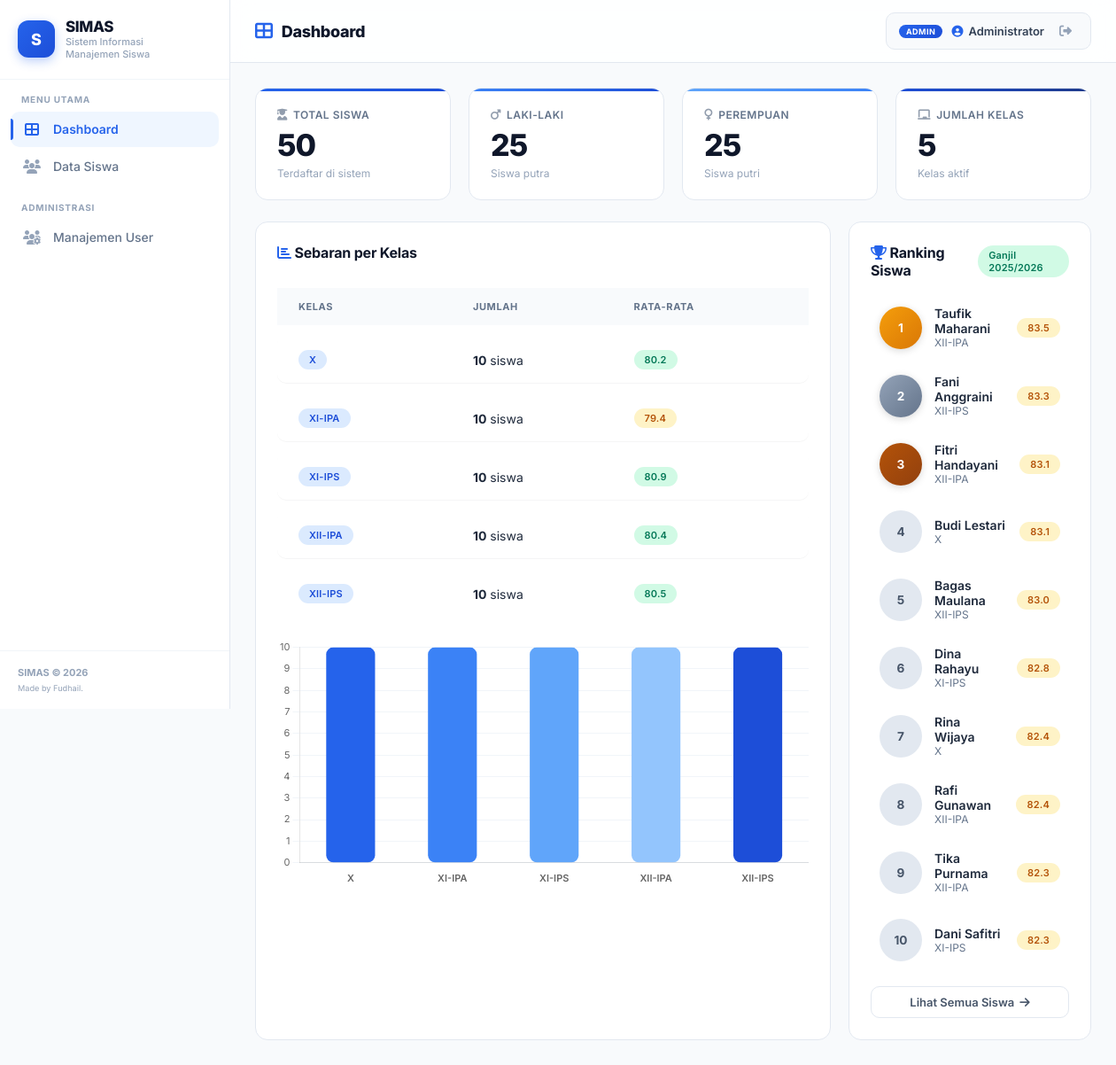
The page / (signed in) on the database its author committed.
### tables this page shows
CREATE TABLE users (
            id INTEGER PRIMARY KEY AUTOINCREMENT,
            username TEXT UNIQUE NOT NULL,
            password TEXT NOT NULL,
            nama_lengkap TEXT NOT NULL,
            role TEXT NOT NULL DEFAULT 'user',
            is_active INTEGER NOT NULL DEFAULT 1,
            created_at TIMESTAMP DEFAULT CURRENT_TIMESTAMP
        );

CREATE TABLE siswa (
            id INTEGER PRIMARY KEY AUTOINCREMENT,
            nis TEXT UNIQUE NOT NULL,
            nama TEXT NOT NULL,
            kelas TEXT NOT NULL,
            jenis_kelamin TEXT NOT NULL,
            tempat_lahir TEXT,
            tanggal_lahir TEXT,
            alamat TEXT,
            no_telp TEXT,
            foto TEXT DEFAULT 'default.png',
            created_at TIMESTAMP DEFAULT CURRENT_TIMESTAMP
        );

### app/routes.py (the view)
@main.route("/")
@login_required
def dashboard():
    conn = get_db()
    total = conn.execute("SELECT COUNT(*) FROM siswa").fetchone()[0]
    laki = conn.execute(
        "SELECT COUNT(*) FROM siswa WHERE jenis_kelamin='L'"
    ).fetchone()[0]
    perempuan = conn.execute(
        "SELECT COUNT(*) FROM siswa WHERE jenis_kelamin='P'"
    ).fetchone()[0]
    kelas_data = conn.execute(
        "SELECT kelas, COUNT(*) as jml FROM siswa GROUP BY kelas"
    ).fetchall()
    siswa_ranking = conn.execute(
        """SELECT s.*, ROUND(AVG(n.nilai_akhir), 1) as rata_rata
           FROM siswa s
           LEFT JOIN nilai n ON s.id = n.siswa_id
           WHERE n.semester = 'Ganjil 2025/2026'
           GROUP BY s.id
           ORDER BY rata_rata DESC
           LIMIT 10"""
    ).fetchall()
    avg_nilai = conn.execute(
        "SELECT s.kelas, ROUND(AVG(n.nilai_akhir),1) as rata FROM siswa s JOIN nilai n ON s.id = n.siswa_id GROUP BY s.kelas"
    ).fetchall()
    conn.close()
    return render_template(
        "dashboard.html",
        total=total,
        laki=laki,
        perempuan=perempuan,
        kelas_data=kelas_data,
        siswa_ranking=siswa_ranking,
        avg_nilai=avg_nilai,
    )

### app/models.py (called while the page is built)
def get_db():
    conn = sqlite3.connect(DATABASE)
    conn.row_factory = sqlite3.Row  # Akses kolom via nama (row['nama'])
    return conn

def load_user_by_id(user_id):
    conn = get_db()
    row = conn.execute("SELECT * FROM users WHERE id = ?", (user_id,)).fetchone()
    conn.close()
    if row:
        return User(row)
    return None

    @property
    def is_active(self):
        return self._is_active

### templates/dashboard.html (shortened to what this page needs)
{% extends "base.html" %}
{% block page_title %}<h1><i class="fas fa-th-large"></i> Dashboard</h1>{% endblock %}
{% block content %}
<div class="stat-grid">
  <div class="stat-card accent-green">
    <div class="stat-label"><i class="fas fa-user-graduate"></i> Total Siswa</div>
    <div class="stat-value">{{ total }}</div>
    <div class="stat-desc">Terdaftar di sistem</div>
  </div>
  <div class="stat-card accent-blue">
    <div class="stat-label"><i class="fas fa-mars"></i> Laki-laki</div>
    <div class="stat-value">{{ laki }}</div>
    <div class="stat-desc">Siswa putra</div>
  </div>
  <div class="stat-card accent-pink">
    <div class="stat-label"><i class="fas fa-venus"></i> Perempuan</div>
    <div class="stat-value">{{ perempuan }}</div>
    <div class="stat-desc">Siswa putri</div>
  </div>
  <div class="stat-card accent-purple">
    <div class="stat-label"><i class="fas fa-chalkboard"></i> Jumlah Kelas</div>
    <div class="stat-value">{{ kelas_data|length }}</div>
    <div class="stat-desc">Kelas aktif</div>
  </div>
</div>
<div class="grid-2">
  <div class="card">
    <div class="card-header">
      <span><i class="fas fa-chart-bar"></i> Sebaran per Kelas</span>
    </div>
    <div class="table-wrap">
      <table class="table">
        <thead><tr><th>Kelas</th><th>Jumlah</th><th>Rata-rata</th></tr></thead>
        <tbody>
          {% for k in kelas_data %}
          <tr>
            <td><span class="badge badge-blue">{{ k.kelas }}</span></td>
            <td><strong>{{ k.jml }}</strong> siswa</td>
            <td>
              {% for a in avg_nilai if a.kelas == k.kelas %}
                <span class="badge {% if a.rata >= 80 %}badge-green{% elif a.rata >= 70 %}badge-yellow{% else %}badge-red{% endif %}">
                  {{ a.rata }}
                </span>
              {% else %}
                <span class="text-muted">-</span>
              {% endfor %}
            </td>
          </tr>
          {% endfor %}
        </tbody>
      </table>
    </div>
    <div class="chart-container">
      <canvas id="kelasChart"></canvas>
    </div>
  </div>
  <div class="card">
    <div class="card-header">
      <span><i class="fas fa-trophy"></i> Ranking Siswa</span>
      <span class="badge badge-green">Ganjil 2025/2026</span>
    </div>
    {% if siswa_ranking %}
    <div class="siswa-list">
      {% for s in siswa_ranking %}
      <a href="{{ url_for('main.detail_siswa', id=s.id) }}" class="siswa-item">
        <div class="avatar" style="font-size:0.85rem;font-weight:700;background:{% if loop.index == 1 %}linear-gradient(135deg,#f59e0b,#d97706){% elif loop.index == 2 %}linear-gradient(135deg,#94a3b8,#64748b){% elif loop.index == 3 %}linear-gradient(135deg,#b45309,#92400e){% else %}var(--gray-200){% endif %};color:{% if loop.index <= 3 %}#fff{% else %}var(--gray-600){% endif %};box-shadow:{% if loop.index <= 3 %}0 2px 8px rgba(0,0,0,0.15){% else %}none{% endif %};">
          {{ loop.index }}
        </div>
        <div class="siswa-info">
          <div class="siswa-nama">{{ s.nama }}</div>
          <div class="siswa-meta">{{ s.kelas }}</div>
        </div>
        <span class="badge {% if s.rata_rata >= 85 %}badge-green{% elif s.rata_rata >= 75 %}badge-yellow{% else %}badge-red{% endif %}">
          {{ s.rata_rata }}
        </span>
      </a>
      {% endfor %}
    </div>
    {% else %}
    <div class="empty-state" style="padding:40px 20px">
      <div class="empty-icon"><i class="fas fa-trophy"></i></div>
      <p>Belum ada data nilai</p>
    </div>
    {% endif %}
    <a href="{{ url_for('main.daftar_siswa') }}" class="btn btn-outline btn-block" style="margin-top:16px">
      Lihat Semua Siswa <i class="fas fa-arrow-right"></i>
    </a>
  </div>
</div>
{% endblock %}
{% block scripts %}
<script>
document.addEventListener('DOMContentLoaded', function() {
  const ctx = document.getElementById('kelasChart');
  if (!ctx) return;
  const labels = {{ kelas_data | map(attribute='kelas') | list | tojson }};
  const data = {{ kelas_data | map(attribute='jml') | list | tojson }};
  new Chart(ctx, {
    type: 'bar',
    data: {
      labels: labels,
      datasets: [{
        label: 'Jumlah Siswa',
        data: data,
        backgroundColor: ['#2563eb', '#3b82f6', '#60a5fa', '#93c5fd', '#1d4ed8'],
        borderRadius: 8,
        borderSkipped: false,
        barPercentage: 0.6,
      }]
    },
    options: {
      responsive: true,
      maintainAspectRatio: false,
      plugins: {
        legend: { display: false },
        tooltip: {
          backgroundColor: '#1e293b',
          titleFont: { family: 'Inter', weight: '600' },
          bodyFont: { family: 'Inter' },
          cornerRadius: 8,
          padding: 10,
        }
      },
      scales: {
        y: {
          beginAtZero: true,
          ticks: { stepSize: 1, font: { family: 'Inter', size: 11 } },
          grid: { color: '#f1f5f9' }
        },
        x: {
          grid: { display: false },
          ticks: { font: { family: 'Inter', size: 11, weight: '600' } }
        }
      }
    }
  });
});
</script>
{% endblock %}

### templates/base.html (shortened to what this page needs)
<!DOCTYPE html>
<html>
<head>
  <link rel="stylesheet" href="https://cdnjs.cloudflare.com/ajax/libs/font-awesome/6.5.1/css/all.min.css">
  <link rel="stylesheet" href="{{ url_for('static', filename='css/style.css') }}">
</head>
<body>
  <aside class="sidebar" id="sidebar">
    <div class="sidebar-brand">
      <div class="brand-icon">S</div>
      <div>
        <div class="brand-name">SIMAS</div>
        <div class="brand-sub">Sistem Informasi<br>Manajemen Siswa</div>
      </div>
    </div>
    <nav class="sidebar-nav">
      <div class="nav-label">Menu Utama</div>
      <a href="{{ url_for('main.dashboard') }}" class="nav-item {% if request.endpoint == 'main.dashboard' %}active{% endif %}">
        <span class="nav-icon"><i class="fas fa-th-large"></i></span> Dashboard
      </a>
      <a href="{{ url_for('main.daftar_siswa') }}" class="nav-item {% if 'siswa' in request.endpoint %}active{% endif %}">
        <span class="nav-icon"><i class="fas fa-users"></i></span> Data Siswa
      </a>
      {% if current_user.is_authenticated and current_user.role == 'admin' %}
      <div class="nav-label">Administrasi</div>
      <a href="{{ url_for('main.daftar_users') }}" class="nav-item {% if 'users' in request.endpoint %}active{% endif %}">
        <span class="nav-icon"><i class="fas fa-users-cog"></i></span> Manajemen User
      </a>
      {% endif %}
    </nav>
    <div class="sidebar-footer">
      <strong>SIMAS &copy; 2026</strong><br>
      <small>Made by Fudhail.</small>
    </div>
  </aside>
  <main class="main">
    <div class="topbar">
      <div class="topbar-title">{% block page_title %}{% endblock %}</div>
      <div class="topbar-actions">
        {% if current_user.is_authenticated %}
        <div class="user-info">
          <span class="user-role-badge {% if current_user.role == 'admin' %}badge-admin{% else %}badge-user{% endif %}">{{ current_user.role|upper }}</span>
          <span class="user-name"><i class="fas fa-user-circle"></i> {{ current_user.nama_lengkap }}</span>
          <a href="{{ url_for('main.logout') }}" class="btn-logout" data-tooltip="Logout">
            <i class="fas fa-sign-out-alt"></i>
          </a>
        </div>
        {% endif %}
      </div>
    </div>
    <div class="content">
      {% block content %}{% endblock %}
    </div>
  </main>
  {% block scripts %}{% endblock %}
</body>
</html>

### rows shown on the page
users: role "ADMIN", nama_lengkap "Administrator"
siswa: nama "Taufik Maharani", kelas "XII-IPA", rata_rata "83.5"
siswa: nama "Fani Anggraini", kelas "XII-IPS", rata_rata "83.3"
siswa: nama "Fitri Handayani", kelas "XII-IPA", rata_rata "83.1"
siswa: nama "Budi Lestari", kelas "X", rata_rata "83.1"
siswa: nama "Bagas Maulana", kelas "XII-IPS", rata_rata "83.0"
siswa: nama "Dina Rahayu", kelas "XI-IPS", rata_rata "82.8"
siswa: nama "Rina Wijaya", kelas "X", rata_rata "82.4"
siswa: nama "Rafi Gunawan", kelas "XII-IPA", rata_rata "82.4"
siswa: nama "Tika Purnama", kelas "XII-IPA", rata_rata "82.3"
siswa: nama "Dani Safitri", kelas "XI-IPS", rata_rata "82.3"

### other values the page prints
{{ total }} "50"
{{ laki }} "25"
{{ perempuan }} "25"
{{ kelas_data|length }} "5"
{{ k.kelas }} "X" "XI-IPA" "XI-IPS" "XII-IPA" "XII-IPS"
{{ k.jml }} "10" "10" "10" "10" "10"
{{ a.rata }} "80.2" "79.4" "80.9" "80.4" "80.5"
chart data {{ kelas_data | map(attribute='kelas') | list | tojson }} ["X", "XI-IPA", "XI-IPS", "XII-IPA", "XII-IPS"]
chart data {{ kelas_data | map(attribute='jml') | list | tojson }} [10, 10, 10, 10, 10]
